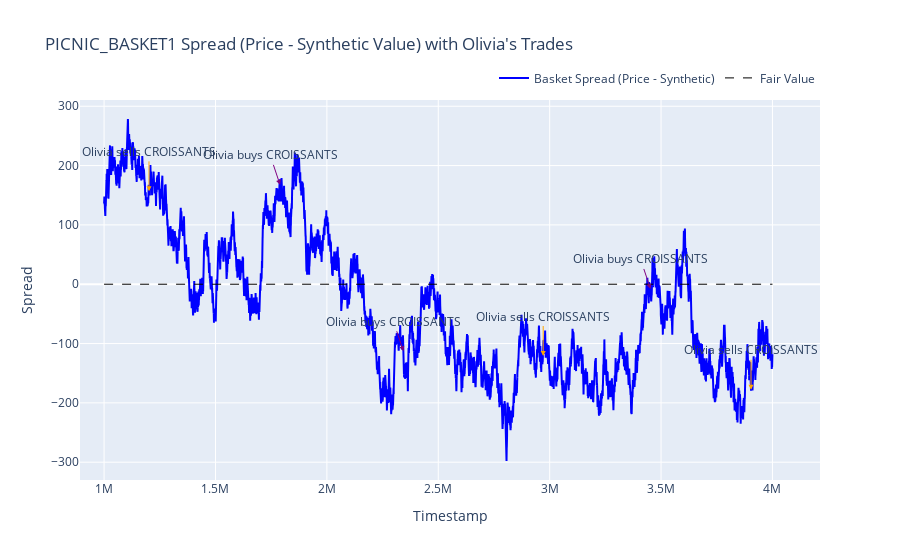
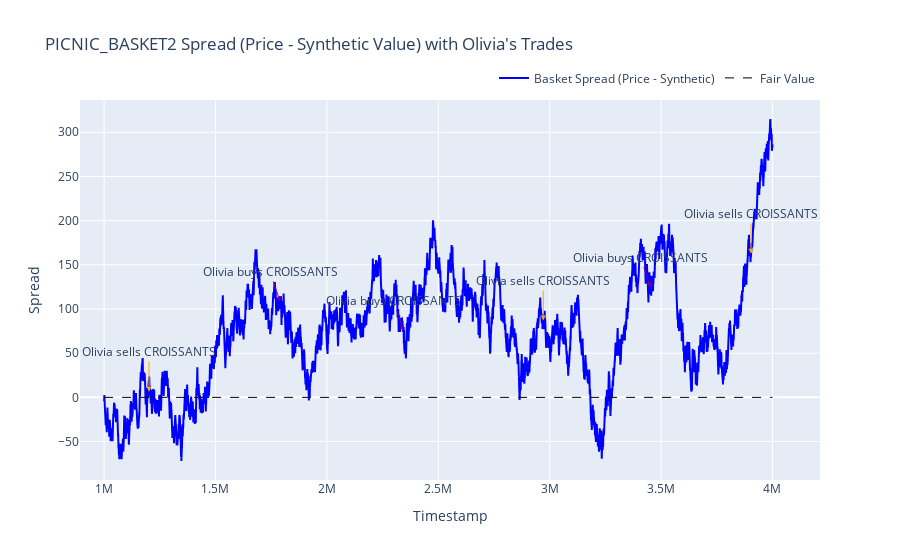

The code cell stored with these charts, in order, in its notebook:
### Code cell
import plotly.express as px
import plotly.graph_objects as go
import pandas as pd
import numpy as np

def get_synthetic_value(df, basket_type):
    """Calculate synthetic value based on component prices."""
    if basket_type == "PICNIC_BASKET1":
        # 6 CROISSANTS + 3 JAMS + 1 DJEMBE
        croissant_prices = df[df['product'] == 'CROISSANTS'].set_index('t')['mid_price']
        jam_prices = df[df['product'] == 'JAMS'].set_index('t')['mid_price']
        djembe_prices = df[df['product'] == 'DJEMBES'].set_index('t')['mid_price']
        
        # Create a common time index and forward fill values
        all_times = sorted(set(croissant_prices.index) | set(jam_prices.index) | set(djembe_prices.index))
        croissant_prices = croissant_prices.reindex(all_times).ffill()  # Changed from fillna(method='ffill')
        jam_prices = jam_prices.reindex(all_times).ffill()  # Changed from fillna(method='ffill')
        djembe_prices = djembe_prices.reindex(all_times).ffill()  # Changed from fillna(method='ffill')
        
        # Calculate synthetic value
        synthetic_values = pd.DataFrame(index=all_times)
        synthetic_values['synthetic_value'] = 6 * croissant_prices + 3 * jam_prices + 1 * djembe_prices
        synthetic_values['t'] = synthetic_values.index
        return synthetic_values
    
    elif basket_type == "PICNIC_BASKET2":
        # 4 CROISSANTS + 2 JAMS
        croissant_prices = df[df['product'] == 'CROISSANTS'].set_index('t')['mid_price']
        jam_prices = df[df['product'] == 'JAMS'].set_index('t')['mid_price']
        
        # Create a common time index and forward fill values
        all_times = sorted(set(croissant_prices.index) | set(jam_prices.index))
        croissant_prices = croissant_prices.reindex(all_times).ffill()  # Changed from fillna(method='ffill')
        jam_prices = jam_prices.reindex(all_times).ffill()  # Changed from fillna(method='ffill')
        
        # Calculate synthetic value
        synthetic_values = pd.DataFrame(index=all_times)
        synthetic_values['synthetic_value'] = 4 * croissant_prices + 2 * jam_prices
        synthetic_values['t'] = synthetic_values.index
        return synthetic_values
    
    return None

def get_olivia_trades(trader="Olivia", products=None):
    """Get all trades made by Olivia for the specified products."""
    if products is None:
        products = ["PICNIC_BASKET1", "PICNIC_BASKET2", "CROISSANTS", "JAMS", "DJEMBES"]
    
    olivia_trades = counterparty_df[((counterparty_df['seller'] == trader) | 
                                     (counterparty_df['buyer'] == trader)) & 
                                    (counterparty_df['symbol'].isin(products))].copy()
    
    olivia_trades['side'] = (olivia_trades['seller'] == trader).map({True: 'sell', False: 'buy'})
    olivia_trades = olivia_trades.reset_index()
    return olivia_trades

def plot_basket_spread_with_trades(basket_type="PICNIC_BASKET1"):
    """Plot the spread between basket price and synthetic value with trader trades."""
    # Get basket prices
    basket_prices = price_df[price_df['product'] == basket_type].copy()
    
    # Calculate synthetic values
    synthetic_values = get_synthetic_value(price_df, basket_type)
    
    # Merge basket prices with synthetic values
    merged_data = pd.merge(basket_prices, synthetic_values, on='t', how='outer')
    merged_data = merged_data.sort_values('t')
    
    # Calculate spread
    merged_data['spread'] = merged_data['mid_price'] - merged_data['synthetic_value']
    
    # Get Olivia's trades
    olivia_trades = get_olivia_trades()
    basket_trades = olivia_trades[olivia_trades['symbol'] == basket_type]
    
    # Create figure
    fig = go.Figure()
    
    # Add spread line
    fig.add_trace(
        go.Scatter(
            x=merged_data['t'],
            y=merged_data['spread'],
            mode='lines',
            name='Basket Spread (Price - Synthetic)',
            line=dict(color='blue', width=2)
        )
    )
    
    # Add horizontal line at zero
    fig.add_trace(
        go.Scatter(
            x=[merged_data['t'].min(), merged_data['t'].max()],
            y=[0, 0],
            mode='lines',
            name='Fair Value',
            line=dict(color='black', dash='dash', width=1)
        )
    )
    
    # Add Olivia's trades
    buy_trades = basket_trades[basket_trades['side'] == 'buy']
    sell_trades = basket_trades[basket_trades['side'] == 'sell']
    
    # Add buy trades
    if not buy_trades.empty:
        # For buys, calculate the spread at those points
        buy_spreads = []
        for idx, trade in buy_trades.iterrows():
            closest_idx = (merged_data['t'] - trade['t']).abs().idxmin()
            buy_spreads.append(merged_data.loc[closest_idx, 'spread'])
        
        fig.add_trace(
            go.Scatter(
                x=buy_trades['t'],
                y=buy_spreads,
                mode='markers',
                name='Olivia Buys Basket',
                marker=dict(color='green', size=10, symbol='triangle-up'),
                text=buy_trades.apply(lambda x: f"Price: {x['price']}, Quantity: {x['quantity']}", axis=1)
            )
        )
    
    # Add sell trades
    if not sell_trades.empty:
        # For sells, calculate the spread at those points
        sell_spreads = []
        for idx, trade in sell_trades.iterrows():
            closest_idx = (merged_data['t'] - trade['t']).abs().idxmin()
            sell_spreads.append(merged_data.loc[closest_idx, 'spread'])
        
        fig.add_trace(
            go.Scatter(
                x=sell_trades['t'],
                y=sell_spreads,
                mode='markers',
                name='Olivia Sells Basket',
                marker=dict(color='red', size=10, symbol='triangle-down'),
                text=sell_trades.apply(lambda x: f"Price: {x['price']}, Quantity: {x['quantity']}", axis=1)
            )
        )
    
    # Add annotations for component buys
    component_buys = olivia_trades[
        (olivia_trades['symbol'].isin(['CROISSANTS', 'JAMS', 'DJEMBES'])) & 
        (olivia_trades['side'] == 'buy')
    ]
    
    if not component_buys.empty:
        for idx, trade in component_buys.iterrows():
            closest_idx = (merged_data['t'] - trade['t']).abs().idxmin()
            if closest_idx in merged_data.index:
                spread_value = merged_data.loc[closest_idx, 'spread']
                
                fig.add_annotation(
                    x=trade['t'],
                    y=spread_value,
                    text=f"Olivia buys {trade['symbol']}",
                    showarrow=True,
                    arrowhead=2,
                    arrowsize=1,
                    arrowwidth=1,
                    arrowcolor='purple'
                )
    
    # Add annotations for Olivia's croissant sells
    croissant_sells = olivia_trades[
        (olivia_trades['symbol'] == 'CROISSANTS') & 
        (olivia_trades['side'] == 'sell')
    ]
    
    if not croissant_sells.empty:
        for idx, trade in croissant_sells.iterrows():
            closest_idx = (merged_data['t'] - trade['t']).abs().idxmin()
            if closest_idx in merged_data.index:
                spread_value = merged_data.loc[closest_idx, 'spread']
                
                fig.add_annotation(
                    x=trade['t'],
                    y=spread_value,
                    text=f"Olivia sells CROISSANTS",
                    showarrow=True,
                    arrowhead=2,
                    arrowsize=1,
                    arrowwidth=1,
                    arrowcolor='orange',
                    ax=0,
                    ay=-40
                )
    
    # Update layout
    fig.update_layout(
        title=f'{basket_type} Spread (Price - Synthetic Value) with Olivia\'s Trades',
        xaxis_title='Timestamp',
        yaxis_title='Spread',
        hovermode='closest',
        legend=dict(orientation='h', yanchor='bottom', y=1.02, xanchor='right', x=1)
    )
    
    return fig

# Plot both basket types
fig1 = plot_basket_spread_with_trades("PICNIC_BASKET1")
fig1.show()

fig2 = plot_basket_spread_with_trades("PICNIC_BASKET2")
fig2.show()

### Figure 1 — Plotly figure (JSON) as saved in the notebook; plotly's stock layout.template omitted (floating-point values rounded to 4 significant figures; data arrays with more than 128 entries replaced by an {"elided": "..."} marker saying what was removed)
{"data": [{"line": {"color": "blue", "width": 2}, "mode": "lines", "name": "Basket Spread (Price - Synthetic)", "type": "scatter", "x": {"elided": "30000 int values"}, "y": {"elided": "30000 float values"}}, {"line": {"color": "black", "dash": "dash", "width": 1}, "mode": "lines", "name": "Fair Value", "type": "scatter", "x": [1000000, 3999900], "y": [0, 0]}], "layout": {"annotations": [{"arrowcolor": "purple", "arrowhead": 2, "arrowsize": 1, "arrowwidth": 1, "showarrow": true, "text": "Olivia buys CROISSANTS", "x": 1789900, "y": 167.5}, {"arrowcolor": "purple", "arrowhead": 2, "arrowsize": 1, "arrowwidth": 1, "showarrow": true, "text": "Olivia buys CROISSANTS", "x": 2343600, "y": -113}, {"arrowcolor": "purple", "arrowhead": 2, "arrowsize": 1, "arrowwidth": 1, "showarrow": true, "text": "Olivia buys CROISSANTS", "x": 3452600, "y": -8}, {"arrowcolor": "orange", "arrowhead": 2, "arrowsize": 1, "arrowwidth": 1, "ax": 0, "ay": -40, "showarrow": true, "text": "Olivia sells CROISSANTS", "x": 1201600, "y": 156.5}, {"arrowcolor": "orange", "arrowhead": 2, "arrowsize": 1, "arrowwidth": 1, "ax": 0, "ay": -40, "showarrow": true, "text": "Olivia sells CROISSANTS", "x": 2971000, "y": -121}, {"arrowcolor": "orange", "arrowhead": 2, "arrowsize": 1, "arrowwidth": 1, "ax": 0, "ay": -40, "showarrow": true, "text": "Olivia sells CROISSANTS", "x": 3903700, "y": -178}], "hovermode": "closest", "legend": {"orientation": "h", "x": 1, "xanchor": "right", "y": 1.02, "yanchor": "bottom"}, "title": {"text": "PICNIC_BASKET1 Spread (Price - Synthetic Value) with Olivia's Trades"}, "xaxis": {"title": {"text": "Timestamp"}}, "yaxis": {"title": {"text": "Spread"}}}}

### Figure 2 — Plotly figure (JSON) as saved in the notebook; plotly's stock layout.template omitted (floating-point values rounded to 4 significant figures; data arrays with more than 128 entries replaced by an {"elided": "..."} marker saying what was removed)
{"data": [{"line": {"color": "blue", "width": 2}, "mode": "lines", "name": "Basket Spread (Price - Synthetic)", "type": "scatter", "x": {"elided": "30000 int values"}, "y": {"elided": "30000 float values"}}, {"line": {"color": "black", "dash": "dash", "width": 1}, "mode": "lines", "name": "Fair Value", "type": "scatter", "x": [1000000, 3999900], "y": [0, 0]}], "layout": {"annotations": [{"arrowcolor": "purple", "arrowhead": 2, "arrowsize": 1, "arrowwidth": 1, "showarrow": true, "text": "Olivia buys CROISSANTS", "x": 1789900, "y": 108.5}, {"arrowcolor": "purple", "arrowhead": 2, "arrowsize": 1, "arrowwidth": 1, "showarrow": true, "text": "Olivia buys CROISSANTS", "x": 2343600, "y": 76}, {"arrowcolor": "purple", "arrowhead": 2, "arrowsize": 1, "arrowwidth": 1, "showarrow": true, "text": "Olivia buys CROISSANTS", "x": 3452600, "y": 124.5}, {"arrowcolor": "orange", "arrowhead": 2, "arrowsize": 1, "arrowwidth": 1, "ax": 0, "ay": -40, "showarrow": true, "text": "Olivia sells CROISSANTS", "x": 1201600, "y": 6.5}, {"arrowcolor": "orange", "arrowhead": 2, "arrowsize": 1, "arrowwidth": 1, "ax": 0, "ay": -40, "showarrow": true, "text": "Olivia sells CROISSANTS", "x": 2971000, "y": 87}, {"arrowcolor": "orange", "arrowhead": 2, "arrowsize": 1, "arrowwidth": 1, "ax": 0, "ay": -40, "showarrow": true, "text": "Olivia sells CROISSANTS", "x": 3903700, "y": 162.5}], "hovermode": "closest", "legend": {"orientation": "h", "x": 1, "xanchor": "right", "y": 1.02, "yanchor": "bottom"}, "title": {"text": "PICNIC_BASKET2 Spread (Price - Synthetic Value) with Olivia's Trades"}, "xaxis": {"title": {"text": "Timestamp"}}, "yaxis": {"title": {"text": "Spread"}}}}
